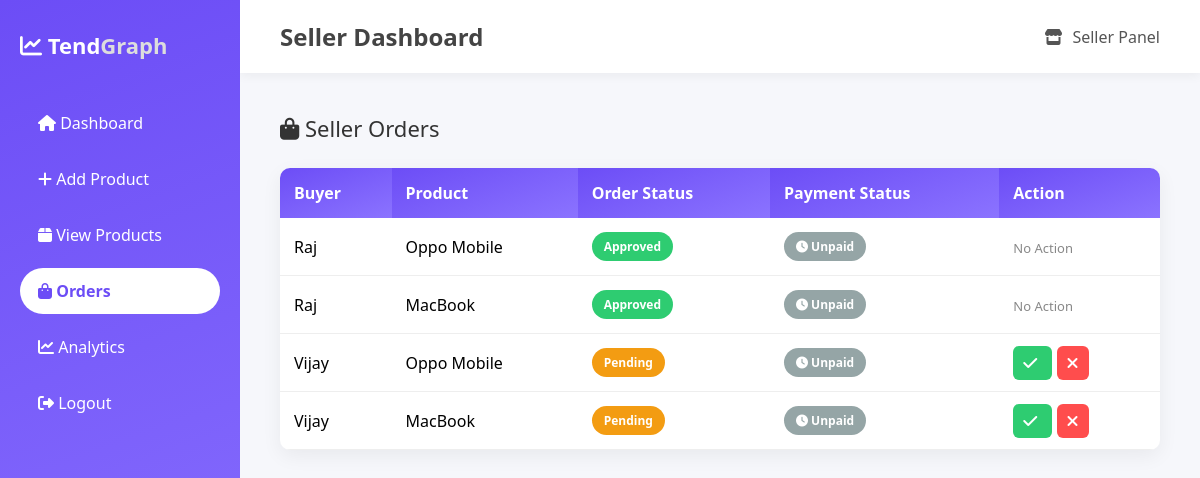
The app's page /seller_orders (signed in) with its own data.
### tables this page shows
CREATE TABLE `orders` (
  `id` INTEGER PRIMARY KEY AUTOINCREMENT,
  `buyer_id` INTEGER DEFAULT NULL,
  `seller_id` INTEGER DEFAULT NULL,
  `product_id` INTEGER DEFAULT NULL,
  `price` float default NULL,
  `status` varchar(20) default 'pending',
  `payment_status` varchar(20) default 'unpaid',
  `created_at` timestamp NOT NULL default CURRENT_TIMESTAMP
);

CREATE TABLE `buyers` (
  `id` INTEGER PRIMARY KEY AUTOINCREMENT,
  `name` varchar(100) default NULL,
  `email` varchar(120) default NULL,
  `mobile` varchar(20) default NULL,
  `location` varchar(150) default NULL,
  `age` INTEGER DEFAULT NULL,
  `gender` varchar(20) default NULL,
  `username` varchar(50) default NULL,
  `password` varchar(100) default NULL,
  `created_at` timestamp NOT NULL default CURRENT_TIMESTAMP
);

CREATE TABLE `products` (
  `id` INTEGER PRIMARY KEY AUTOINCREMENT,
  `seller_id` INTEGER DEFAULT NULL,
  `name` varchar(200) default NULL,
  `price` float default NULL,
  `specification` text,
  `image` varchar(200) default NULL,
  `created_at` timestamp NOT NULL default CURRENT_TIMESTAMP
);

### modules/seller.py (the view)
@seller_bp.route("/seller_orders")
def seller_orders():
    if "seller" not in session:
        return redirect("/seller_login")
    conn=get_db()
    cur=conn.cursor()
    cur.execute("""
    SELECT orders.*,products.name, buyers.name AS buyer
    FROM orders
    JOIN products ON products.id=orders.product_id
    JOIN buyers ON buyers.id=orders.buyer_id
    WHERE orders.seller_id=?
    """,(session["seller"],))
    orders=cur.fetchall()
    return render_template("seller_orders.html",orders=orders)

### modules/utils.py (called while the page is built)
def dict_factory(cursor, row):
    d = {}
    for idx, col in enumerate(cursor.description):
        d[col[0]] = row[idx]
    return d

def get_db():
    conn=sqlite3.connect("purchasing_tendency.db", check_same_thread=False)
    conn.row_factory = dict_factory
    return conn

### templates/seller_orders.html (shortened to what this page needs)
<!DOCTYPE html>
<html>
<head>
<link rel="stylesheet" href="https://cdnjs.cloudflare.com/ajax/libs/font-awesome/6.5.0/css/all.min.css">
</head>
<body>
<div class="sidebar">
<div class="logo">
<i class="fa fa-chart-line"></i> Tend<span>Graph</span>
</div>
<a href="/seller_dashboard">
<i class="fa fa-home"></i> Dashboard
</a>
<a href="/add_product">
<i class="fa fa-plus"></i> Add Product
</a>
<a href="/view_products">
<i class="fa fa-box"></i> View Products
</a>
<a href="/seller_orders" class="active">
<i class="fa fa-shopping-bag"></i> Orders
</a>
<a href="/seller_analytics">
<i class="fa fa-chart-line"></i> Analytics
</a>
<a href="/logout">
<i class="fa fa-sign-out-alt"></i> Logout
</a>
</div>
<div class="main">
<div class="header">
<h2>Seller Dashboard</h2>
<div class="user-box">
<i class="fa fa-store"></i> Seller Panel
</div>
</div>
<div class="content">
<div class="page-title">
<i class="fa fa-shopping-bag"></i> Seller Orders
</div>
<table class="orders-table">
<tr>
<th>Buyer</th>
<th>Product</th>
<th>Order Status</th>
<th>Payment Status</th>
<th>Action</th>
</tr>
{% for o in orders %}
<tr>
<td>{{o.buyer}}</td>
<td>{{o.name}}</td>
<td>
{% if o.status == 'approved' %}
<span class="badge badge-success">Approved</span>
{% elif o.status == 'rejected' %}
<span class="badge badge-danger">Rejected</span>
{% else %}
<span class="badge badge-warning">Pending</span>
{% endif %}
</td>
<td>
{% if o.payment_status == 'paid' %}
<span class="badge badge-success">
<i class="fa fa-check"></i> Paid
</span>
{% else %}
<span class="badge badge-secondary">
<i class="fa fa-clock"></i> Unpaid
</span>
{% endif %}
</td>
<td>
{% if o.status == 'pending' %}
<a href="/approve_order/{{o.id}}" class="btn btn-approve">
<i class="fa fa-check"></i>
</a>
<a href="/reject_order/{{o.id}}" class="btn btn-reject">
<i class="fa fa-times"></i>
</a>
{% else %}
<span class="no-action">No Action</span>
{% endif %}
</td>
</tr>
{% endfor %}
</table>
</div>
</div>
</body>
</html>

### templates/seller_orders.html (style rules this page uses)
* { margin:0; padding:0; box-sizing:border-box; font-family:Segoe UI,sans-serif; }
body { background:#f6f7fb; display:flex; }
.sidebar { width:240px; height:100vh; background:linear-gradient(160deg,#6c4df6,#8b73ff); padding:30px 20px; position:fixed; }
.sidebar .logo { color:white; font-size:22px; font-weight:bold; margin-bottom:40px; }
.sidebar .logo span { color:#ddd; }
.sidebar a { display:block; padding:12px 18px; margin-bottom:10px; color:white; text-decoration:none; border-radius:30px; font-weight:500; transition:0.3s; }
.sidebar a.active { background:white; color:#6c4df6; font-weight:600; }
.main { margin-left:240px; width:100%; }
.header { display:flex; justify-content:space-between; align-items:center; padding:20px 40px; background:white; box-shadow:0 3px 10px rgba(0,0,0,0.05); }
.header h2 { color:#444; }
.user-box { display:flex; align-items:center; gap:10px; color:#555; }
.content { padding:40px; }
.page-title { font-size:22px; margin-bottom:25px; color:#333; }
.orders-table { width:100%; border-collapse:collapse; background:white; border-radius:10px; overflow:hidden; box-shadow:0 6px 20px rgba(0,0,0,0.06); }
.orders-table th { background:linear-gradient(160deg,#6c4df6,#8b73ff); color:white; text-align:left; padding:14px; font-weight:600; }
.orders-table td { padding:14px; border-bottom:1px solid #eee; }
.badge { padding:6px 12px; border-radius:20px; font-size:12px; font-weight:600; display:inline-block; }
.badge-success { background:#2ecc71; color:white; }
.badge-warning { background:#f39c12; color:white; }
.badge-secondary { background:#95a5a6; color:white; }
.btn { padding:6px 10px; border-radius:6px; text-decoration:none; color:white; margin-right:5px; transition:0.25s; }
.btn-approve { background:#2ecc71; }
.btn-reject { background:#ff4d4d; }
.no-action { color:#888; font-size:13px; }

### records on screen
orders: buyer "Raj", name "Oppo Mobile", status "Approved", payment_status "Unpaid"
orders: buyer "Raj", name "MacBook", status "Approved", payment_status "Unpaid"
orders: buyer "Vijay", name "Oppo Mobile", status "Pending", payment_status "Unpaid"
orders: buyer "Vijay", name "MacBook", status "Pending", payment_status "Unpaid"
